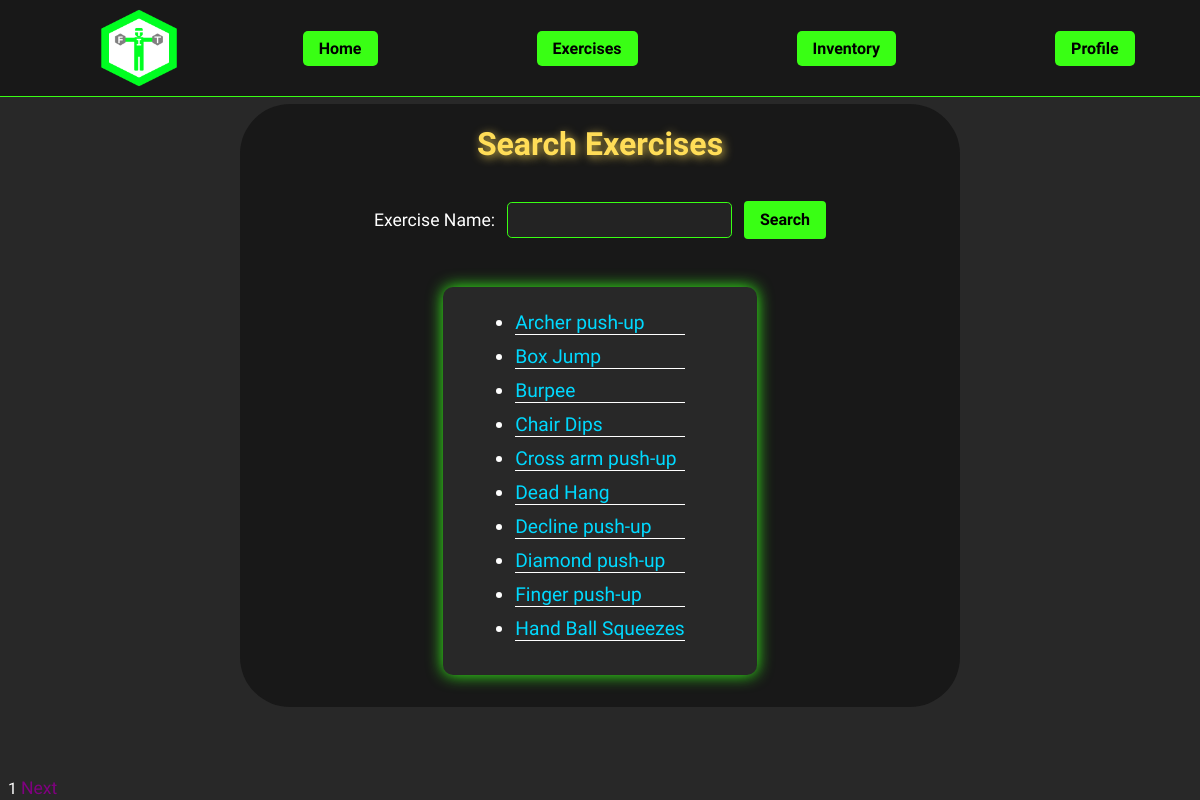
The page /exercises/search/ (signed in) on the database its author committed.
### exercises/models.py (models this page shows, shortened)
class Exercise(models.Model):
    name = models.CharField(max_length=255)
    description = models.CharField(max_length=511)
    video_link = models.URLField(null=True, blank=True, max_length=255, default=None)

### exercises/views.py (the view)
# urls.py: path('search/', views.search_exercises, name='search_exercises'),
@login_required
def search_exercises(request):
    if request.GET.get('exercise_name'):
        search_query = request.GET.get('exercise_name')
    else:
        search_query = ''
    if request.GET.get('page'):
        page_number = int(request.GET.get('page'))
    else:
        page_number = 1
    with connection.cursor() as cursor:
        cursor.execute("""
            SELECT COUNT(*)
            FROM exercises_exercise e
            WHERE e.name LIKE CONCAT('%%', LOWER(%s), '%%')
            """, [search_query])
        total = cursor.fetchone()[0]
        last_page = ceil(total / NUM_ENTRIES_PER_PAGE)
        if last_page < 1:
            last_page = 1
        if page_number / NUM_ENTRIES_PER_PAGE > total:
            page_number = last_page
        offset = NUM_ENTRIES_PER_PAGE*(page_number - 1)
        cursor.execute("""
            SELECT e.id, e.name
            FROM exercises_exercise e
            WHERE e.name LIKE CONCAT('%%', LOWER(%s), '%%')
            ORDER BY e.name
            LIMIT 10 OFFSET %s
            """, [search_query, offset])
        rows = cursor.fetchall()
    template_args = {'exercises': rows, 'search_query': search_query, 'page_number': page_number}
    if page_number > 1:
        template_args['previous'] = page_number - 1
    if page_number < last_page:
        template_args['next'] = page_number + 1
    return render(request, 'exercises/search_exercises.html', template_args)

### exercises/templates/exercises/search_exercises.html (shortened to what this page needs)
{% extends 'fitness/header.html' %}
{%load static %}
{% block content %}
<link rel="stylesheet" type="text/css" href="{% static 'exercises/search_exercises.css' %}">
<div class="container">
    <h1>Search Exercises</h1>
    <form method="GET" class="search-exercises-form">
        <label for="id_exercise_name">Exercise Name:</label>
        <input type="text" name="exercise_name" value="{{ search_query }}" maxlength="255" id="id_exercise_name">
        <button type="submit">Search</button>
    </form>
    <div class="list-div">
        <ul>
        {% for exercise_id, exercise_name in exercises %}
            <li>
                <a href="{% url 'exercises:view_exercise' exercise_id %}">
                {{exercise_name}}
                </a>
            </li>
        {% endfor %}
        </ul>
    </div>
</div>
<div class="footer">
    {{ page_number }}
    {% if next %}
    <a href="{% url 'exercises:search_exercises' %}?page={{next}}&exercise_name={{search_query}}">Next</a>
    {% endif %}
</div>
{% endblock %}

### fitness/static/fitness/header.css (style rules this page uses)
body { background-color: #282828; color: white; font-family: "Rajdhani", sans-serif; margin: 0; }

### exercises/static/exercises/search_exercises.css (style rules this page uses)
h1 { color: #ffdd57; text-shadow: 2px 2px 10px rgba(255, 221, 87, 0.8); text-align: center; font-size: 2rem; }
ul { width: fit-content; background-color: #282828; max-width: 25rem; padding: 1.5rem 4.5rem; box-shadow: 0rem 0rem 1rem rgb(55, 255, 25); border-radius: .625rem; }
li { margin-bottom: .625rem; font-family: 'Rajdhani', sans-serif; font-size: 1.2rem; border-top: pink; border-style: solid; border-width: 0 0 1px 0; }
ul li a { color: #00d9ff; text-decoration: none; }
.search-exercises-form { display: flex; justify-content: center; align-items: center; gap: 0.75rem; margin-bottom: 2rem; }
.search-exercises-form label { font-size: 1.1rem; color: white; }
.search-exercises-form input { padding: 0.5rem; border-radius: 0.3rem; border: 0.06rem solid #39FF14; font-size: 1rem; background-color: #232323; color: white; }
.search-exercises-form button { padding: 0.6rem 1rem; border: none; border-radius: 0.25rem; font-family: 'Rajdhani', sans-serif; font-weight: bold; cursor: pointer; font-size: 1rem; background-color: #39FF14; color: black; transition: background-color 0.3s ease; }
.list-div { display: flex; align-items: center; justify-content: center; }
.footer { position: fixed; bottom: .1rem; margin-left: .5rem; }
.footer a { color: purple; text-decoration: none; font-size: 1.1rem; }
.container { display: flex; flex-direction: column; align-items: center; justify-content: center; background-color: #181818; height: 100%; width: 60%; margin-left: 20%; margin-top: 2%; border-radius: 50px; padding-bottom: 1rem; }

### rows shown on the page
Exercise: name "Archer push-up"
Exercise: name "Box Jump"
Exercise: name "Burpee"
Exercise: name "Chair Dips"
Exercise: name "Cross arm push-up"
Exercise: name "Dead Hang"
Exercise: name "Decline push-up"
Exercise: name "Diamond push-up"
Exercise: name "Finger push-up"
Exercise: name "Hand Ball Squeezes"

### other values the page prints
{{ page_number }} "1"
